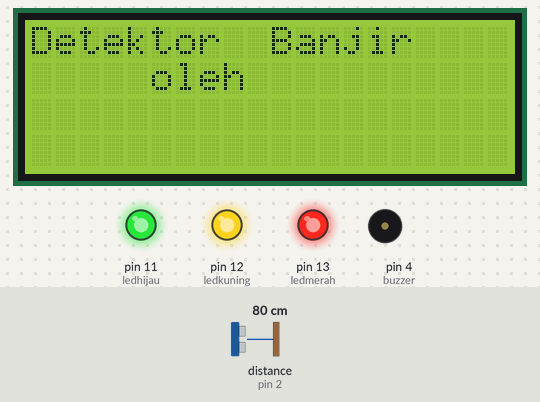
A sketch run on a simulated Arduino Uno, built with avr-gcc and run on an emulated ATmega328P. On the bench: 20×4 character LCD, output pins drawn as LEDs (lit = HIGH), buzzer (waves = sounding). Wiring (inferred from the names in the program): ultrasonic range finder: trigger pin 3; echo pin 2. Inputs (shaded band) come from the test bench; at power-on: distance to the obstacle (sensor on pin 2) 80 cm. The echo pulse lasts 58.3 µs per cm; pins used as bus, display or sensor lines are not drawn.

Above: at 0.6 s.
At 6.3 s:
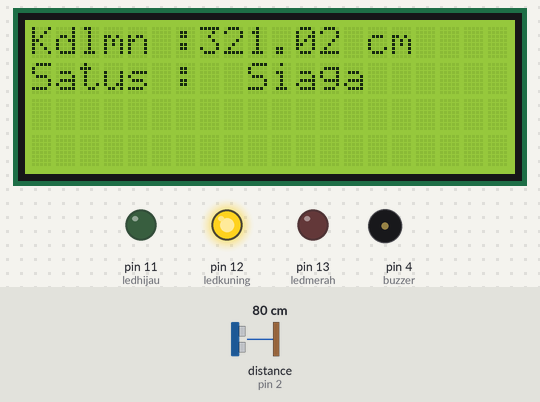
6.4 s: distance to the obstacle (sensor on pin 2) set to 34 cm
At 8.2 s:
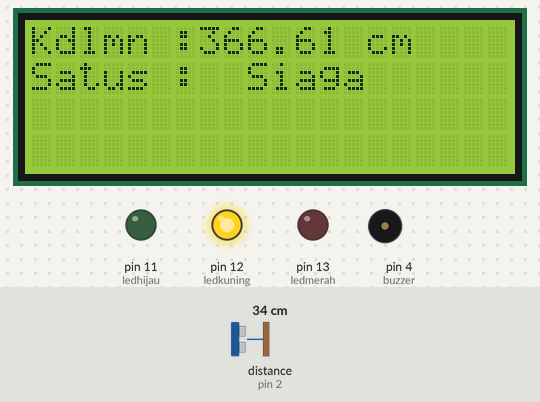
9.9 s: distance to the obstacle (sensor on pin 2) set to 27 cm
At 11.4 s:
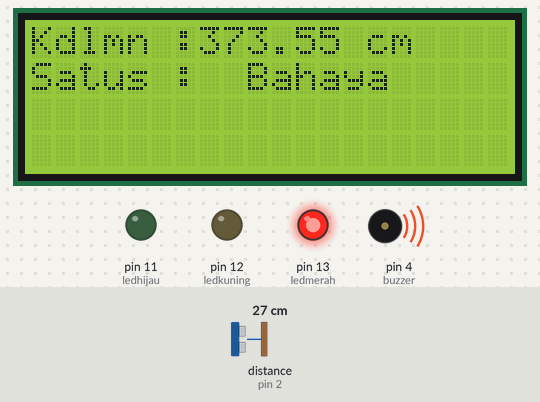
14.2 s: distance to the obstacle (sensor on pin 2) set to 120 cm
At 14.8 s:
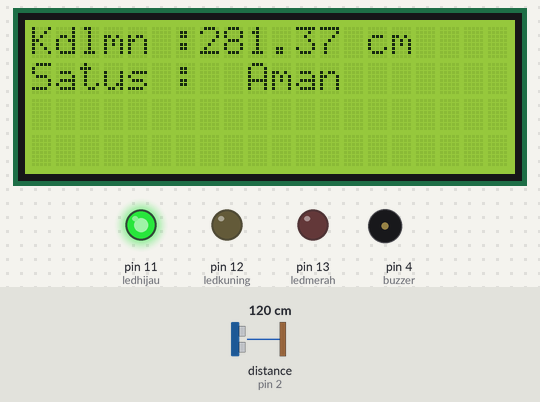
Timing chart, 0 to 17.2 s (numbered marks = the images above; inputs shaded):
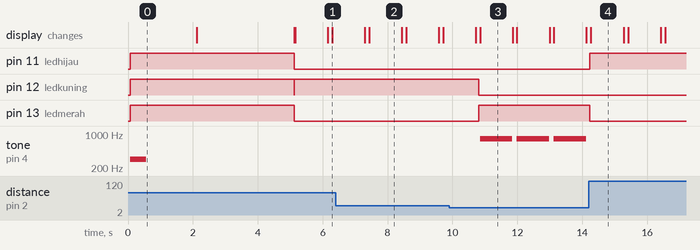

The sketch:

IOT_Project_SmartLight.ino
```cpp
#include <LiquidCrystal_I2C.h>
#define ECHO_PIN 2
#define TRIG_PIN 3
#define buzzer 4
#define ledmerah 13
#define ledkuning 12
#define ledhijau 11

LiquidCrystal_I2C lcd(0x27,20,4);
void setup() {
  pinMode(ledmerah, OUTPUT);
  pinMode(ledkuning, OUTPUT);
  pinMode(ledhijau, OUTPUT);
  pinMode(TRIG_PIN, OUTPUT);
  pinMode(ECHO_PIN, INPUT);
  pinMode(buzzer, OUTPUT);
  Serial.begin(9600);
  lcd.init();
  lcd.backlight();
  digitalWrite(ledmerah, HIGH);
  digitalWrite(ledkuning, HIGH);
  digitalWrite(ledhijau, HIGH);
  tone(4,300,500);
  lcd.setCursor(0,0);
  lcd.print("Detektor  Banjir");
  lcd.setCursor(5,1);
  lcd.print("oleh");
  delay(2000);
  lcd.clear();
  lcd.setCursor(0,0);
  lcd.print("  A. Mukhlis A.");
  lcd.setCursor(0,1);
  lcd.print("SMAN 2  PONOROGO");
  delay(3000);
  digitalWrite(ledmerah, LOW);
  digitalWrite(ledkuning, LOW);
  digitalWrite(ledhijau, LOW);
  digitalWrite(buzzer, LOW);
  lcd.clear();
 }

 float kedalaman(){
  digitalWrite(TRIG_PIN, LOW);
  delayMicroseconds(2);
  digitalWrite(TRIG_PIN, HIGH);
  delayMicroseconds(10);
  digitalWrite(TRIG_PIN, LOW);
  int durasi = pulseIn(ECHO_PIN, HIGH);
  return 400-durasi*0.034/2;
  }

void loop() {
  float kdlm = kedalaman();
 if(kdlm > 370)
 {
    digitalWrite(ledmerah, HIGH);
    digitalWrite(ledkuning, LOW);
    digitalWrite(ledhijau, LOW);
    lcd.clear();
    lcd.setCursor(0,0);
    lcd.print("Kdlmn :");
    lcd.setCursor(7,0);
    lcd.print(kdlm);
    lcd.setCursor(14,0);
    lcd.print("cm");
    lcd.setCursor(0,1);
    lcd.print("Satus :");
    lcd.setCursor(9,1);
    lcd.print("Bahaya");
    tone(4,800,1000);
    delay(1000);
    lcd.clear();
    delay(100);
 }
 else{
   if(kdlm >= 320 && kdlm < 370)
 {
    digitalWrite(ledmerah, LOW);
    digitalWrite(ledkuning, HIGH);
    digitalWrite(ledhijau, LOW);
    lcd.clear();
    lcd.setCursor(0,0);
    lcd.print("Kdlmn :");
    lcd.setCursor(7,0);
    lcd.print(kdlm);
    lcd.setCursor(14,0);
    lcd.print("cm");
    lcd.setCursor(0,1);
    lcd.print("Satus :");
    lcd.setCursor(9,1);
    lcd.print("Siaga");
    //digitalWrite(buzzer, LOW);
    delay(1000);
    lcd.clear();
    delay(100);
 }
  else{
    digitalWrite(ledmerah, LOW);
    digitalWrite(ledkuning, LOW);
    digitalWrite(ledhijau, HIGH);
    lcd.clear();
    lcd.setCursor(0,0);
    lcd.print("Kdlmn :");
    lcd.setCursor(7,0);
    lcd.print(kdlm);
    lcd.setCursor(14,0);
    lcd.print("cm");
    lcd.setCursor(0,1);
    lcd.print("Satus :");
    lcd.setCursor(9,1);
    lcd.print("Aman");
    //digitalWrite(buzzer, LOW);
    delay(1000);
    lcd.clear();
    delay(100);
  }
   }


}
```

Measured:
- the behaviour switches between 31 and 30 cm on distance to the obstacle (sensor on pin 2) (found by bisection; images 2 and 3)
- after the input at 6.4 s, the display: first differs from a run without the input after 1.0 s (image 2)
- after the input at 9.9 s, pin 12 (ledkuning): HIGH → LOW after 0.92 s; pin 13 (ledmerah): LOW → HIGH after 0.92 s; tone on pin 4 (buzzer): alternates 800 Hz for 1.0 s and silent for 0.14 s, starting after 0.95 s; the display: first differs from a run without the input after 0.95 s (image 3)
- after the input at 14.2 s, pin 11 (ledhijau): LOW → HIGH at once; pin 13 (ledmerah): HIGH → LOW at once; tone on pin 4 (buzzer): stops changing and stays silent; the display: changes after 0.07 s (image 4)
- what the display in image 2 shows lasts 1.0 s, from 7.4 s to 8.4 s
